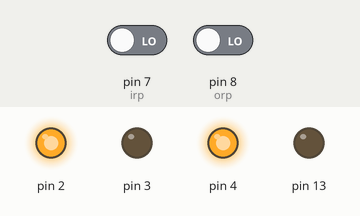
This sketch was run on a simulated Arduino Uno, built with avr-gcc and run on an emulated ATmega328P. On the bench: output pins drawn as LEDs (lit = HIGH). Inputs (shaded band) come from the test bench; at power-on: pin 7 (irp) LOW, pin 8 (orp) LOW. What the sketch prints to the serial monitor is not drawn.

Above: at 1.2 s.
1.3 s: pin 7 (irp) driven HIGH
At 2.4 s:
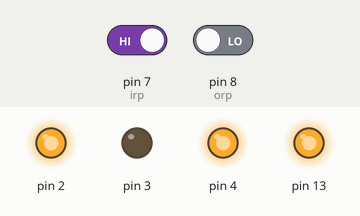
2.8 s: pin 8 (orp) driven HIGH
At 3.6 s:
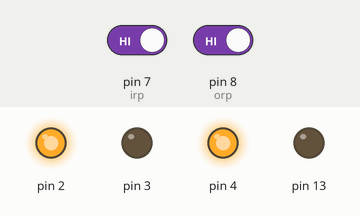
Timing chart, 0 to 5.8 s (numbered marks = the images above; inputs shaded):
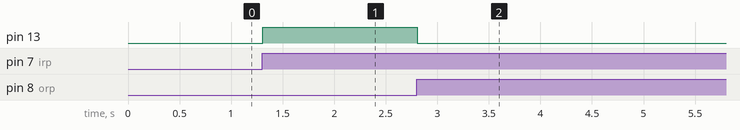

The sketch:

NukeAutoPower2Doors.ino
```cpp
int iri,iro,cnt=0,a=0,b=0,irp=7,orp=8;;
void setup()
{
Serial.begin(9600);
pinMode(irp,INPUT);
pinMode(orp,INPUT);
pinMode(13,OUTPUT);
pinMode(2,OUTPUT);
pinMode(3,OUTPUT);
pinMode(4,OUTPUT);
digitalWrite(2,HIGH);//irvcc
digitalWrite(3,LOW);//irgnd
digitalWrite(4,HIGH);//irvcc
}

void loop()
{
iri=digitalRead(irp);
iro=digitalRead(orp);

peopleCount();

Serial.println(cnt);
if(cnt>0)
  digitalWrite(13,HIGH);
else
  digitalWrite(13,LOW);

}

void peopleCount()
{

  if(iri==HIGH && a==0)
  {
   cnt++;
   a=7;


  }
  if(iri==LOW && a==7)
   a=0;


  if(iro==HIGH && b==0)
  {
   cnt--;
   b=5;
  }
  if(iro==LOW && b==5)
   b=0;
}
```

Measured:
- after the input at 1.3 s, pin 13: LOW → HIGH at once
- after the input at 2.8 s, pin 13: HIGH → LOW at once
